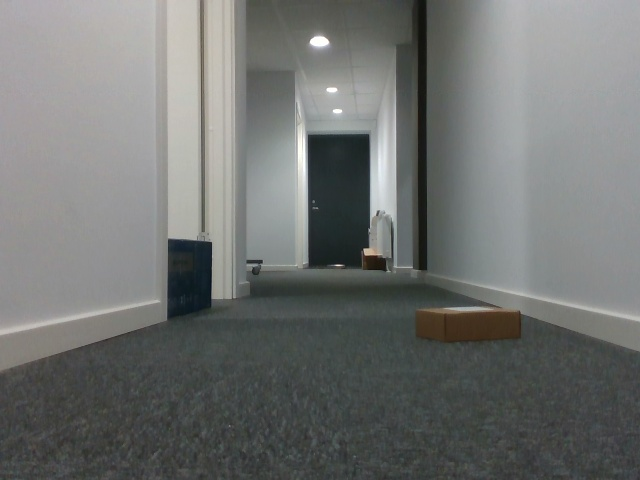
#> input picture Python/ObstacleAvoidance/images/Alfa_Laval_Sensor_311.jpg, 640 x 480 px; its folder holds 5 pictures in this run
$ python obstacleavoidance_testing.py   (older library calls are emulated)
#> lines starting #> are read from the running program, lines starting #| are printed output that depends on the picture; after the words box and inside, x2 and y2 are one past the last pixel; in counts of white or black regions, pixels touching at a corner belong together
#%%
# import and method def
import cv2
import matplotlib.pyplot as plt
import numpy as np
from PIL import Image, ImageFilter, ImageDraw
from matplotlib import cm
import time
from glob import glob


def printBeforeAndAfter(subtitle_left, subtitle_right, before, after):
    fig = plt.figure(figsize=(20,15))
    rows = 1
    columns = 2
    fig.add_subplot(rows,columns, 1)
    plt.title(subtitle_left)
    plt.imshow(before)
    fig.add_subplot(rows,columns, 2)
    plt.title(subtitle_right)
    plt.imshow(after)

#%%
start = time.time()
# # Edge detection - Canny
#img_dir = '../data/AlfaLavalFinal/images'
img_dir = './images'
num = '311'

img = cv2.imread(f'{img_dir}/Alfa_Laval_Sensor_{num}.jpg')
#> img is the input picture: shape (480, 640, 3); mean B, G, R 113.1, 114.9, 112.6
#img = cv2.imread('obstacle_scene_1.jpg')

# Convert image color and blur image
img = cv2.cvtColor(img, cv2.COLOR_BGR2RGB)
gaussianBlur = cv2.GaussianBlur(img, (3,3),cv2.BORDER_DEFAULT)
bilateralBlur = cv2.bilateralFilter(img, 9,40,75)
medianBlur = cv2.medianBlur(img, 5)
# Sobel Edge Detection
img_gray_blur = cv2.cvtColor(medianBlur, cv2.COLOR_RGB2GRAY)

ret, thresh_gray = cv2.threshold(img_gray_blur, 85, 255, cv2.THRESH_BINARY)
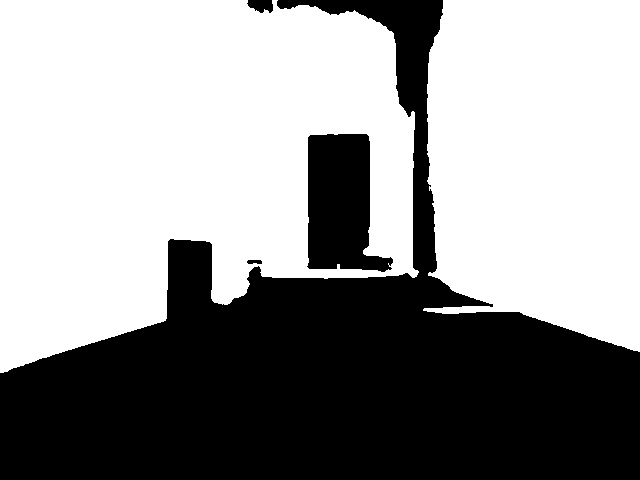
#> thresh_gray: shape (480, 640); 58.5% white; 4 black regions, box (x1, y1, x2, y2) and area: (0, 0, 640, 480) 118679, (307, 134, 393, 272) 8531, (247, 0, 273, 13) 256, (247, 260, 262, 264) 53

sobelxy = cv2.Sobel(src=img_gray_blur, ddepth=cv2.CV_8U, dx=1, dy=1, ksize=5, borderType=cv2.BORDER_DEFAULT) # Combined X and Y Sobel Edge Detection
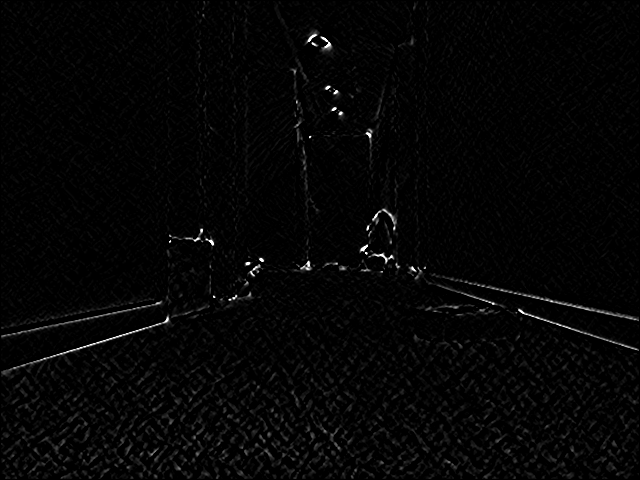
#> sobelxy: shape (480, 640); min 0, max 255, mean 5.2
#laplacian = cv2.Laplacian(thresh_gray,cv2.CV_8U, ksize=5, borderType=cv2.BORDER_DEFAULT)
#laplacian = cv2.inRange(laplacian, 50, 255)
# Edge detection
edges = cv2.Canny(img, 50,130)
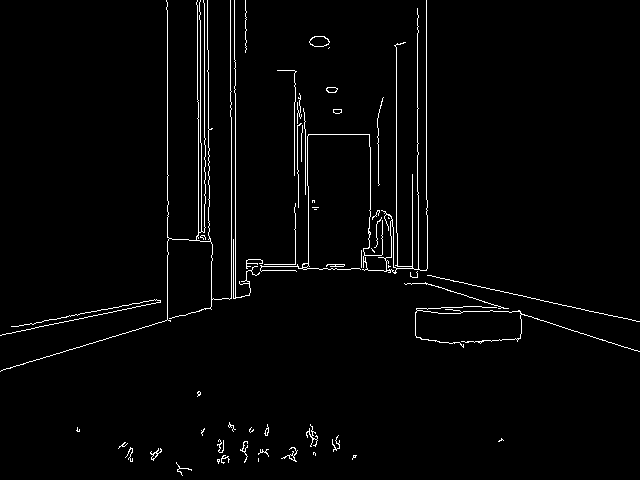
#> edges: shape (480, 640); 2.2% white in thin lines or dots
gaussian_edges = cv2.Canny(gaussianBlur, 50, 130)
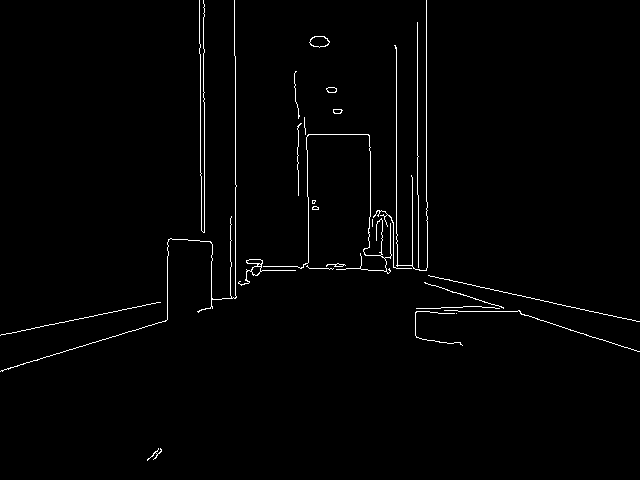
#> gaussian_edges: shape (480, 640); 1.4% white in thin lines or dots
bilateral_edges = cv2.Canny(bilateralBlur, 50, 130)
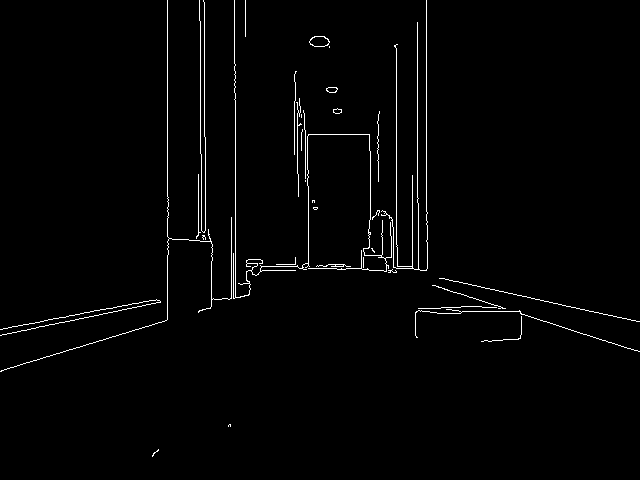
#> bilateral_edges: shape (480, 640); 1.6% white in thin lines or dots
median_edges = cv2.Canny(medianBlur, 50, 130)
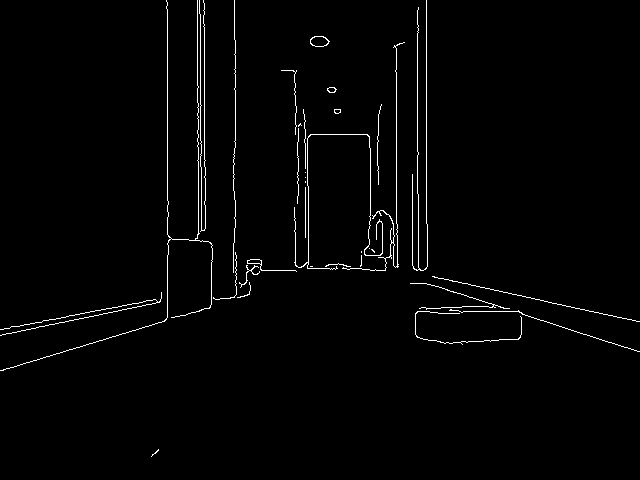
#> median_edges: shape (480, 640); 1.7% white in thin lines or dots

# end time
end = time.time()
print(f"Runtime of the program is {end - start}")
# Print
#printBeforeAndAfter('Original', 'No Blur Edges', img, edges)
#printBeforeAndAfter('No Blur', 'Gaussian Blur Edges', edges, gaussian_edges)
#printBeforeAndAfter('Bilateral Blur Edges', 'Median Blur Edges ',bilateral_edges, median_edges)
printBeforeAndAfter('Sobel Gaussian Edges', 'Laplacian Gaussian edges',thresh_gray, sobelxy)
"""
cv2.imwrite(f'./test/Alfa_Laval_Sensor_Edges_{num}.jpg', edges)
cv2.imwrite(f'./test/Alfa_Laval_Sensor_Gaussian_Canny_Edges_{num}.jpg', gaussian_edges)
cv2.imwrite(f'./test/Alfa_Laval_Sensor_Median_Canny_Edges_{num}.jpg', median_edges)
cv2.imwrite(f'./test/Alfa_Laval_Sensor_Bilateral_Canny_Edges_{num}.jpg', bilateral_edges)

cv2.imwrite(f'./test/Alfa_Laval_Sensor_Sobel_Edges_{num}.jpg', sobelxy)
"""

#%%
# Sidefill
gaussian_edges = median_edges
edges = bilateral_edges
start = time.time()
#edges = blurred_edge2
h, w = img.shape[:2]
#> h = 480; w = 640
row_inds = np.indices((h, w))[0] # gives row indices in shape of img
row_inds_at_edges = row_inds.copy()
row_inds_at_edges[edges==0] = 0 # only get indices at edges, 0 elsewhere
max_row_inds = np.amax(row_inds_at_edges, axis=0) # find the max row ind over each col

inds_after_edges = row_inds >= max_row_inds

filled_from_bottom = np.zeros((h, w))
filled_from_bottom[inds_after_edges] = 255

# Blurred image sidefill
row_inds_at_edges_blur = row_inds.copy()
row_inds_at_edges_blur[gaussian_edges==0] = 0 # only get indices at edges, 0 elsewhere
max_row_inds_blur = np.amax(row_inds_at_edges_blur, axis=0) # find the max row ind over each col

inds_after_edges_blur = row_inds >= max_row_inds_blur

filled_from_bottom_blur = np.zeros((h, w))
filled_from_bottom_blur[inds_after_edges_blur] = 255

# end time
end = time.time()
print(f"Runtime of the program is {end - start}")
printBeforeAndAfter('Sidefill', 'Sidefill Blur', filled_from_bottom, filled_from_bottom_blur)
#%%
# Horizontal dialate and erode
start = time.time()
# Copy images
horizontal = filled_from_bottom.copy()
horizontal_blur = filled_from_bottom_blur.copy()

# Horizontal erode
horizontal_size_erode = w // 30
#> horizontal_size_erode = 21
horizontalStructure = cv2.getStructuringElement(cv2.MORPH_RECT, (horizontal_size_erode, 1))
horizontal = cv2.erode(horizontal, horizontalStructure)
horizontal_blur = cv2.erode(horizontal_blur, horizontalStructure)

# Horizontal dilate
# This is done to remove small corns found in the floor
horizontal_size_dialate = w // 20
#> horizontal_size_dialate = 32
horizontalStructure = cv2.getStructuringElement(cv2.MORPH_RECT, (horizontal_size_dialate, 1))
horizontal = cv2.dilate(horizontal, horizontalStructure)
horizontal_blur = cv2.dilate(horizontal_blur, horizontalStructure)
# Horizontal erode
horizontal_size_erode = w // 30
horizontalStructure = cv2.getStructuringElement(cv2.MORPH_RECT, (horizontal_size_erode, 1))
horizontal = cv2.erode(horizontal, horizontalStructure)
horizontal_blur = cv2.erode(horizontal_blur, horizontalStructure)

# end time
end = time.time()
print(f"Runtime of the program is {end - start}")
printBeforeAndAfter('Horizontal Erode', 'Horizontal Erode Blur', horizontal, horizontal_blur)
#%%
# Smoothed
start = time.time()
converted_img = Image.fromarray(np.uint8(cm.gist_earth(horizontal)*255))
#> horizontal: shape (480, 640) float64; 34.5% white; 1 white region, box (x1, y1, x2, y2) and area: (0, 240, 640, 480) 106031
smoothed = converted_img.filter(ImageFilter.ModeFilter(size=13))

converted_img_blur = Image.fromarray(np.uint8(cm.gist_earth(horizontal_blur)*255))
#> horizontal_blur: shape (480, 640) float64; 33.5% white; 1 white region, box (x1, y1, x2, y2) and area: (0, 267, 640, 480) 102778
smoothed_blur = converted_img_blur.filter(ImageFilter.ModeFilter(size=13))
# end time
end = time.time()
print(f"Runtime of the program is {end - start}")
printBeforeAndAfter('Smoothed', 'Smoothed Blur', smoothed, smoothed_blur)
#%%
# Find furthest point
start = time.time()
# Draw closest point
def createDot(img, point):
    for i in range(-5, 6, 1):
        for j in range(-5, 6, 1):
            x = point[1] + i
            y = point[0] + j
            if x < w and y < h:
                if len(img[y,x]) == 4:
                    img[y, x] = [255,0,0, 255]
                if len(img[y,x]) == 3:
                    img[y, x] = [255,0,0]

# Find furthest point
img_with_alpha_values = np.asarray(smoothed)
img_with_alpha_values_blur = np.asarray(smoothed_blur)
# Set robot center point
#createDot(img_with_alpha_values, (int(h*0.9), int(w/2)))
#createDot(img_with_alpha_values_blur, (int(h*0.9), int(w/2)))

# Convert image to grayscale and threshold it
bw = cv2.cvtColor(img_with_alpha_values, cv2.COLOR_RGB2GRAY)
bw = cv2.inRange(bw, 190, 255)

bw_blur = cv2.cvtColor(img_with_alpha_values_blur, cv2.COLOR_RGB2GRAY)
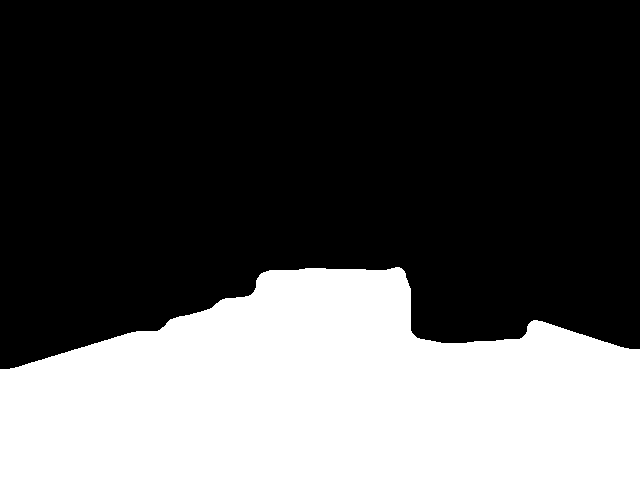
#> bw_blur: shape (480, 640); values 0 (black) and 251 (white), 33.5% white; 1 white region, box (x1, y1, x2, y2) and area: (0, 267, 640, 480) 102772
bw_blur = cv2.inRange(bw_blur, 190, 255)

# Find all occurences of white pixels
print(w, h)
#| 640 480
pixel_y, pixel_x = np.nonzero(bw)
createDot(img_with_alpha_values, (pixel_y[0], pixel_x[0]))
#> (the run stopped early here; a loop or call above may not have finished)
